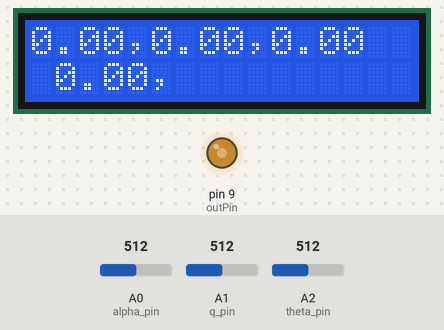
The sketch below on a simulated Arduino Uno, built with avr-gcc and run on an emulated ATmega328P. Shown: 16×2 character LCD, output pins drawn as LEDs (lit = HIGH). The test bench sets the inputs (shaded band); at power-on: A1 (q_pin) = 512, A0 (alpha_pin) = 512, A2 (theta_pin) = 512.

Above: at 1.2 s.
1.3 s: A1 (q_pin) set to 716
At 1.48 s:
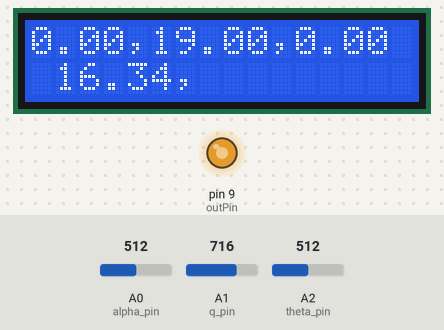
3.5 s: A0 (alpha_pin) set to 716
At 3.73 s:
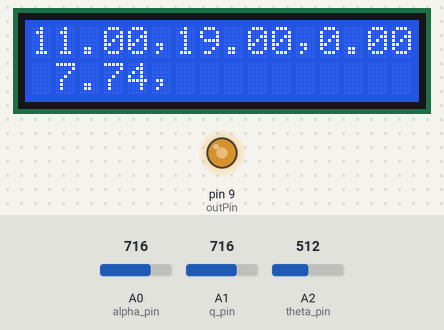
5.7 s: A2 (theta_pin) set to 306
At 5.93 s:
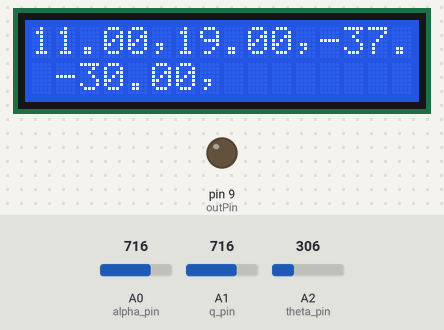
7.9 s: A0 (alpha_pin) set to 900
At 8.08 s:
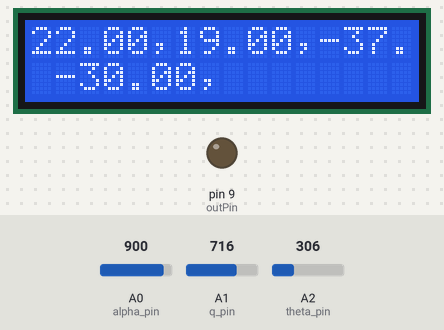
9.4 s: A1 (q_pin) set to 900
At 9.58 s:
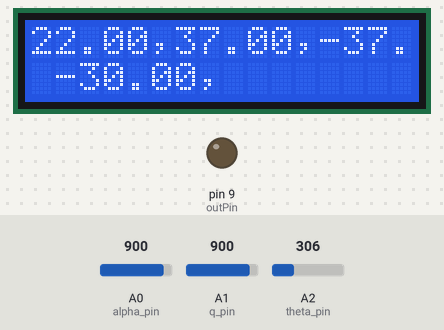
10.9 s: A2 (theta_pin) set to 122
At 11.08 s:
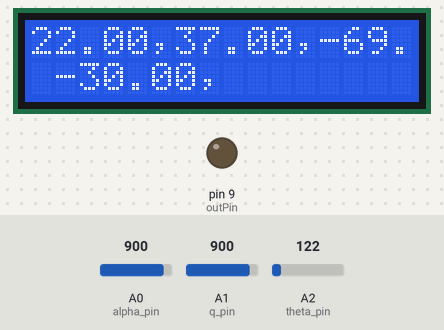
Timing chart, 0 to 13.4 s (numbered marks = the images above; inputs shaded):
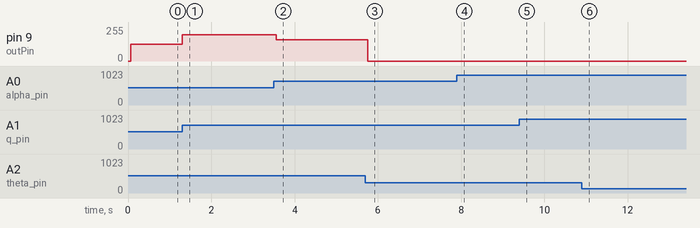

Measured:
- after the input at 1.3 s, pin 9 (outPin): 127/255 → 196/255 at once; the display: changes at once (image 1)
- after the input at 3.5 s, pin 9 (outPin): 196/255 → 160/255 after 0.06 s; the display: changes after 0.06 s (image 2)
- after the input at 5.7 s, pin 9 (outPin): 160/255 → 0/255 after 0.05 s; the display: changes after 0.06 s (image 3)
- after the input at 7.9 s, the display: first differs from a run without the input at once (image 4)
- after the input at 9.4 s, the display: changes at once (image 5)
- after the input at 10.9 s, the display: changes at once (image 6)

The sketch:

Display.ino
```cpp
double  goal=0;

// include the library code:
#include <LiquidCrystal.h>

// initialize the library with the numbers of the interface pins
LiquidCrystal lcd(12, 11, 5, 4, 3, 2);


// analoge reade code
const int alpha_pin = A0;
const int q_pin = A1;
const int theta_pin = A2;

const int outPin = 9;
double de_out;

double alpha;
double q;
double theta;

double ralpha;
double rq;
double rtheta;
double rde;
double w;
double rw;
double u=237.1;
double de;
double dg2ra =  0.0175;
void setup ( )
{
pinMode(outPin, OUTPUT);

 // set up the LCD's number of columns and rows:
  lcd.begin(16, 2);
  // Print a message to the LCD.
  //lcd.print(lightLevel);

}
// analoge reade code

void loop() {

// analoge reade code
alpha = analogRead(alpha_pin);
alpha = map(alpha, 0, 1024, -30, 30);
alpha = constrain(alpha,-30,30);
  delay(1);

q = analogRead(q_pin);
q = map(q, 0, 1024, -50, 50);
q= constrain(q,-50,50);
 delay(1);

theta = analogRead(theta_pin);
theta  = map(theta , 0, 1024, -90, 90);
theta = constrain(theta ,-90,90);

ralpha=dg2ra*alpha;
rq=dg2ra*q;
rtheta=dg2ra*theta;


//analogWrite(ledPin, lightLevel);
// analoge reade code


//////calculation///////////
w= ralpha * u;
//de=goal*(-7.0711)-(0.0039)*w-(-2.8421)*rq-(-7.0711)*rtheta ;
de=goal*(-7.0711)-( 0.0033 )*w-( -0.8601 )*rq-(-7.0711)*rtheta ;

de=(1/dg2ra)*de;
if (de >30)
{
de =30;
}

if (de <-30)
{
de = -30;
}

rde =dg2ra*de;
de_out = (de+30)/60*255;
analogWrite(outPin, de_out);


///////////////////////////


//display the results
  lcd.display();
 lcd.print(alpha);
 lcd.print(",");

  lcd.print(q);
  lcd.print(",");

 lcd.print(theta);
 //lcd.print(",");

lcd.setCursor(1, 2);
lcd.print(de);
lcd.print(",");

//lcd.print(de_out);
  delay(50);
  lcd.clear();
  //lcd.noDisplay();

}
```
